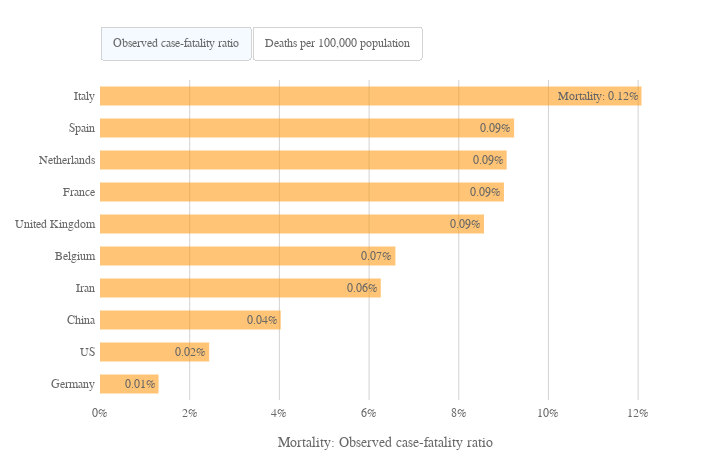

The notebook cell saved with this chart:
### Markdown cell above
## <span style="color:orange">Mortality rates</span>
<hr style="border: 1px solid #D3D3D3" >

### Code cell
# Plot mortality ratio

# Assign color to top10
top10['color'] = top10_col
bar_width = 0.6
bar_opacity = 0.6

# Plot

text_a = ['{:.2f}'.format(x)+'%' for x in top10.sort_values(by = 'MortalityRate')['MortalityRate']]
text_b = ['{:.2f}'.format(x) for x in top10.sort_values(by = 'deaths_by100000pop')['deaths_by100000pop']]
#text_a[-1] = f'Mortality: {text_a[-1]}'
#text_b[-1] = f'Mortality: {text_b[-1]}'
text_a[-1] = 'Mortality: '+text_a[-1]
text_b[-1] = 'Mortality: '+text_b[-1]

data = [go.Bar(x = top10.sort_values(by = 'MortalityRate')['MortalityRate']*100,
               y = top10.sort_values(by = 'MortalityRate')['Country/Region'],
               orientation = 'h',
               name = 'mort_conf',
               opacity = bar_opacity,
               marker = dict(color = '#FF9E1B'),
               hoverinfo = 'skip',
               hovertext = ['Mortality:<br>'+'{:.2f}'+'%'.format(x) for x in top10.sort_values(by = 'MortalityRate')['MortalityRate']],
               hoverlabel = dict(bordercolor = top10.sort_values(by = 'MortalityRate')['color'], 
                                 bgcolor = 'white', 
                                 font = dict(color = top10.sort_values(by = 'MortalityRate')['color'])),
               text = text_a,
               textfont=dict(
                    color='black'
               ),
               textposition = 'auto',
               width = bar_width
              ),
        go.Bar(x = top10.sort_values(by = 'deaths_by100000pop')['deaths_by100000pop'],
               y = top10.sort_values(by = 'deaths_by100000pop')['Country/Region'],
               orientation = 'h',
               name = 'mort_pop',
               opacity = bar_opacity,
               marker = dict(color = '#FF9E1B'),
               hoverinfo = 'skip',
               hovertext = ['Mortality:<br>'+'{:.2f}'.format(x) for x in top10.sort_values(by = 'deaths_by100000pop')['deaths_by100000pop']],
               hoverlabel = dict(bordercolor = top10.sort_values(by = 'deaths_by100000pop')['color'], 
                                 bgcolor = 'white', 
                                 font = dict(color = top10.sort_values(by = 'deaths_by100000pop')['color'])),
               text = text_b,
               textfont=dict(
                    color='black'
               ),
               textposition = 'auto',
               width = bar_width,
               visible = False,
              )
       ]

lay = go.Layout(width = width_px, 
                height = height_px,
                margin=dict(l=100, r=50, b=50, t=80, pad=4),
                plot_bgcolor='white',
                #bargap = 0.2,
                xaxis = dict(title='Mortality: Observed case-fatality ratio',
                             nticks = 10,
                             rangemode = 'nonnegative',
                             zeroline = False,
                             showgrid = True,
                             gridcolor = 'lightgray',
                             ticksuffix="%",
                            ),
                yaxis = dict(title='',
                             showgrid = False,
                            ),
                hovermode = 'closest',
                font = dict(size = label_size,
                            family = label_font,
                            color = label_col,
                           ),
                legend = dict(x = 1.03, 
                              y = 0.7),
                annotations=[dict(x = 0.02,
                                  y = 1.2,
                                  showarrow = False,
                                  text = '', #Mortality ratios for the most affected countries
                                  xref = 'paper',
                                  yref = 'paper',
                                  font=dict(
                                      family = title_font,
                                      size = title_size,
                                      color = title_col,),
                                 ),
                             dict(x = 0.02,
                                  y = 1.1,
                                  showarrow = False,
                                  text = '',
                                  xref = 'paper',
                                  yref = 'paper',
                                  font=dict(
                                      family = subtitle_font,
                                      size = subtitle_size,
                                      color = subtitle_col,),
                                 ),
                             dict(x = 1.40,
                                  y = 0.95,
                                  showarrow = False,
                                  text = '',
                                  xref = 'paper',
                                  yref = 'paper',
                                  font=dict(
                                      family = label_font,
                                      size = label_size,
                                      color = label_col,),
                             
                             )
                            ],
                updatemenus=[dict(
                                    type = "buttons",
                                    direction = "left",
                                    buttons=list([
                                        dict(args = [{'visible': [True, False]},
                                                     {'xaxis' : dict(title='Mortality: Observed case-fatality ratio',
                                                         nticks = 10,
                                                         rangemode = 'nonnegative',
                                                         zeroline = False,
                                                         showgrid = True,
                                                         gridcolor = 'lightgray',
                                                         ticksuffix="%",
                                                        )}],
                                                     label = 'Observed case-fatality ratio',
                                                     #method = 'restyle'
                                                     method = 'update'
                                                    ),
                                        dict(args = [{'visible': [False, True]},
                                                     {'xaxis' : dict(title='Mortality: Deaths per 100,000 population',
                                                         nticks = 10,
                                                         rangemode = 'nonnegative',
                                                         zeroline = False,
                                                         showgrid = True,
                                                         gridcolor = 'lightgray',
                                                         ticksuffix="",
                                                        )}],
                                                     label = 'Deaths per 100,000 population',
                                                     #method = 'restyle'
                                                     method = 'update'
                                                    )
                                               ]),
                                  pad = {"r": 10, "t": 10},
                                  showactive = True,
                                  x=0,
                                  xanchor="left",
                                  y=1.2,
                                  yanchor="top",
                                  bordercolor = 'lightgray'
                                 ),
                            ]
               )


fig = dict(data=data, layout=lay)
plotly.offline.iplot(fig)

# Save JS
plot = plotly.offline.plot({'data':data,
                            'layout':lay},
                           include_plotlyjs = False,
                           output_type = 'div',
                           config = dict(showLink = False,
                                         modeBarButtonsToRemove = ['sendDataToCloud'],
                                         displaylogo = False,
                                         responsive = True)
                          )
    
path = '../visuals/mortality/'
out_file = open(path+'mortality_top10_720.html', 'w')
out_file.write('<!DOCTYPE html><html><head><script src="https://cdn.plot.ly/plotly-latest.min.js"></script></head><body>')
out_file.write(plot)
out_file.write('</body><html>')
out_file.close()

### Figure 1 — Plotly figure (JSON) as saved in the notebook; plotly's stock layout.template omitted (floating-point values rounded to 4 significant figures)
{"data": [{"hoverinfo": "skip", "hoverlabel": {"bgcolor": "white", "bordercolor": ["#286140", "#E8927C", "#51284F", "#A192B2", "#F1C400", "#418FDE", "#A6192E", "#86C8BC", "#FF6900", "#719949"], "font": {"color": ["#286140", "#E8927C", "#51284F", "#A192B2", "#F1C400", "#418FDE", "#A6192E", "#86C8BC", "#FF6900", "#719949"]}}, "hovertext": ["Mortality:<br>{:.2f}%", "Mortality:<br>{:.2f}%", "Mortality:<br>{:.2f}%", "Mortality:<br>{:.2f}%", "Mortality:<br>{:.2f}%", "Mortality:<br>{:.2f}%", "Mortality:<br>{:.2f}%", "Mortality:<br>{:.2f}%", "Mortality:<br>{:.2f}%", "Mortality:<br>{:.2f}%"], "marker": {"color": "#FF9E1B"}, "name": "mort_conf", "opacity": 0.6, "orientation": "h", "text": ["0.01%", "0.02%", "0.04%", "0.06%", "0.07%", "0.09%", "0.09%", "0.09%", "0.09%", "Mortality: 0.12%"], "textfont": {"color": "black"}, "textposition": "auto", "type": "bar", "uid": "45f73798-75d2-11ea-90ec-8c8590b56c5d", "width": 0.6, "x": [1.306, 2.434, 4.03, 6.261, 6.587, 8.562, 9.007, 9.068, 9.234, 12.07], "y": ["Germany", "US", "China", "Iran", "Belgium", "United Kingdom", "France", "Netherlands", "Spain", "Italy"]}, {"hoverinfo": "skip", "hoverlabel": {"bgcolor": "white", "bordercolor": ["#51284F", "#286140", "#E8927C", "#A192B2", "#418FDE", "#86C8BC", "#A6192E", "#F1C400", "#FF6900", "#719949"], "font": {"color": ["#51284F", "#286140", "#E8927C", "#A192B2", "#418FDE", "#86C8BC", "#A6192E", "#F1C400", "#FF6900", "#719949"]}}, "hovertext": ["Mortality:<br>0.24", "Mortality:<br>1.33", "Mortality:<br>1.81", "Mortality:<br>3.86", "Mortality:<br>4.40", "Mortality:<br>7.78", "Mortality:<br>8.06", "Mortality:<br>8.85", "Mortality:<br>22.15", "Mortality:<br>23.03"], "marker": {"color": "#FF9E1B"}, "name": "mort_pop", "opacity": 0.6, "orientation": "h", "text": ["0.24", "1.33", "1.81", "3.86", "4.40", "7.78", "8.06", "8.85", "22.15", "Mortality: 23.03"], "textfont": {"color": "black"}, "textposition": "auto", "type": "bar", "uid": "45f73964-75d2-11ea-80bf-8c8590b56c5d", "visible": false, "width": 0.6, "x": [0.2385, 1.335, 1.811, 3.863, 4.401, 7.782, 8.058, 8.851, 22.15, 23.03], "y": ["China", "Germany", "US", "Iran", "United Kingdom", "Netherlands", "France", "Belgium", "Spain", "Italy"]}], "layout": {"annotations": [{"font": {"color": "#002D72", "family": "Gentona, Tahoma, sans-serif", "size": 24}, "showarrow": false, "text": "", "x": 0.02, "xref": "paper", "y": 1.2, "yref": "paper"}, {"font": {"color": "grey", "family": "Gentona, Tahoma, sans-serif", "size": 18}, "showarrow": false, "text": "", "x": 0.02, "xref": "paper", "y": 1.1, "yref": "paper"}, {"font": {"color": "dimgray", "family": "Gentona, Tahoma, sans-serif", "size": 12}, "showarrow": false, "text": "", "x": 1.4, "xref": "paper", "y": 0.95, "yref": "paper"}], "font": {"color": "dimgray", "family": "Gentona, Tahoma, sans-serif", "size": 12}, "height": 450, "hovermode": "closest", "legend": {"x": 1.03, "y": 0.7}, "margin": {"b": 50, "l": 100, "pad": 4, "r": 50, "t": 80}, "plot_bgcolor": "white", "updatemenus": [{"bordercolor": "lightgray", "buttons": [{"args": [{"visible": [true, false]}, {"xaxis": {"gridcolor": "lightgray", "nticks": 10, "rangemode": "nonnegative", "showgrid": true, "ticksuffix": "%", "title": "Mortality: Observed case-fatality ratio", "zeroline": false}}], "label": "Observed case-fatality ratio", "method": "update"}, {"args": [{"visible": [false, true]}, {"xaxis": {"gridcolor": "lightgray", "nticks": 10, "rangemode": "nonnegative", "showgrid": true, "ticksuffix": "", "title": "Mortality: Deaths per 100,000 population", "zeroline": false}}], "label": "Deaths per 100,000 population", "method": "update"}], "direction": "left", "pad": {"r": 10, "t": 10}, "showactive": true, "type": "buttons", "x": 0, "xanchor": "left", "y": 1.2, "yanchor": "top"}], "width": 720, "xaxis": {"gridcolor": "lightgray", "nticks": 10, "rangemode": "nonnegative", "showgrid": true, "ticksuffix": "%", "title": "Mortality: Observed case-fatality ratio", "zeroline": false}, "yaxis": {"showgrid": false, "title": ""}}}
